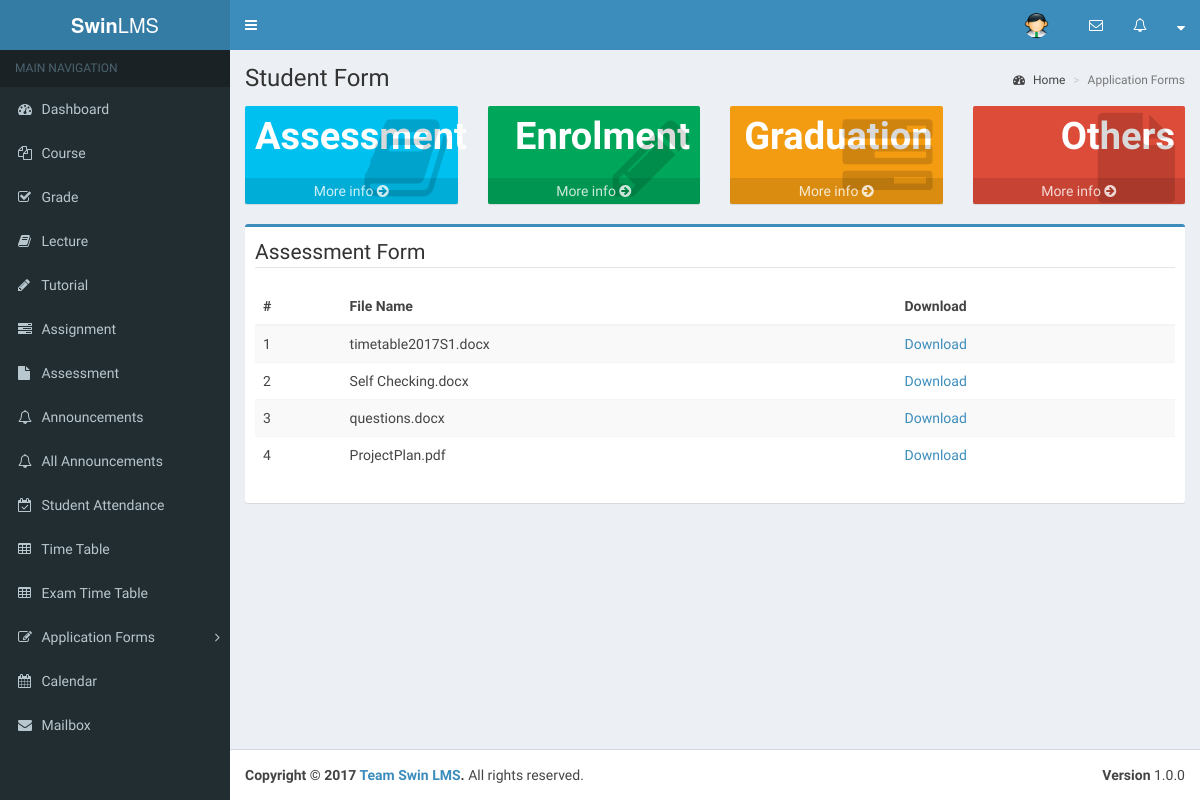
The app's page /lecturer/assessments.php, older data.
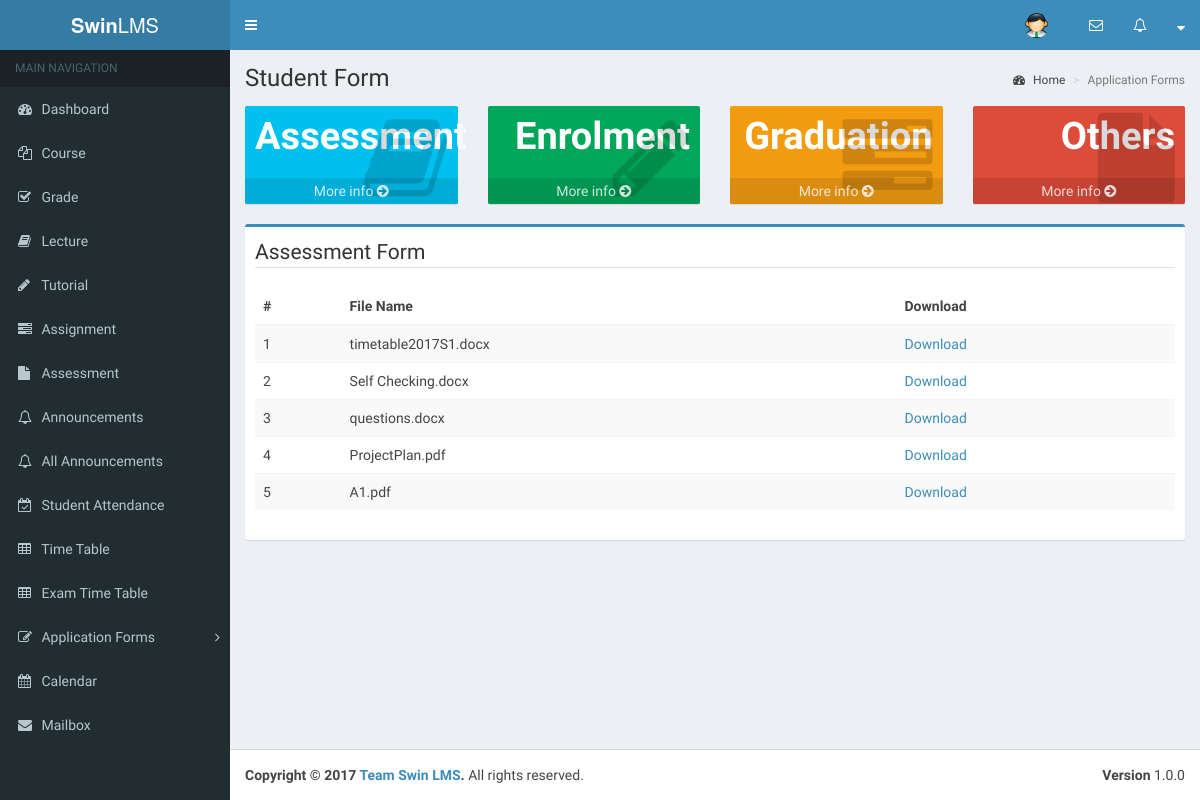
The same page, newer data.
### tables this page shows
CREATE TABLE `form` (
  `id` int(11) NOT NULL,
  `filename` varchar(65) NOT NULL,
  `created` datetime NOT NULL
);

### lecturer/assessments.php (the view, shortened to what this page needs)
<?php
require_once '../app/config.php';
$sql = "select id,filename from form";
$result = mysqli_query($con, $sql);
?>
<!DOCTYPE html>
<html>
		<?php include_once('first.php') ?>
	<body class="hold-transition skin-blue sidebar-mini">
		<?php include_once('header.php')?>
        <?php include_once('sidebar.php') ?>
          <div class="content-wrapper">
            <section class="content-header">
			  <h1>Student Form</h1>
			  <ol class="breadcrumb">
				<li><a href="dashboard.php"><i class="fa fa-dashboard"></i> Home</a></li>
				<li class="active">Application Forms</li>
			  </ol>
			</section>
            <section class="content">
              <div class="row">
                <div class="col-lg-3 col-xs-6">
				  <div class="small-box bg-aqua">
					<div class="inner text-right">
					  <h3>Assessment</h3>
					</div>
					<div class="icon">
                      <i class="fa fa-book"></i>
                    </div>
					<a href="assessments.php" class="small-box-footer">More info <i class="fa fa-arrow-circle-right"></i></a>
				  </div>
				</div>
				<div class="col-lg-3 col-xs-6">
				  <div class="small-box bg-green">
					<div class="inner text-right">
					  <h3>Enrolment</h3>
					</div>
					<div class="icon">
                      <i class="fa fa-pencil"></i>
                    </div>
					<a href="enrolment.php" class="small-box-footer">More info <i class="fa fa-arrow-circle-right"></i></a>
				  </div>
				</div>
				<div class="col-lg-3 col-xs-6">
				  <div class="small-box bg-yellow">
					<div class="inner text-right">
					  <h3>Graduation</h3>
					</div>
					<div class="icon">
                      <i class="fa fa-tasks"></i>
                    </div>
					<a href="graduation.php" class="small-box-footer">More info <i class="fa fa-arrow-circle-right"></i></a>
				  </div>
				</div>
				 <div class="col-lg-3 col-xs-6">
				  <div class="small-box bg-red">
					<div class="inner text-right">
					  <h3>Others</h3>
					</div>
					<div class="icon">
                      <i class="fa fa-file"></i>
                    </div>
					<a href="others.php" class="small-box-footer">More info <i class="fa fa-arrow-circle-right"></i></a>
				  </div>
				</div>
              </div>
              <div class="row">
                <section class="col-lg-12">
				  <div class="box box-primary">
                    <div class="box-header">
					 <legend>Assessment Form</legend>
						<table class="table table-striped table-hover">
							<thead>
								<tr>
									<th>#</th>
									<th>File Name</th>
									<th>Download</th>
								</tr>
							</thead>
							<tbody>
							<?php
							$i = 1;
							while($row = mysqli_fetch_array($result)) { ?>
							<tr>
								<td><?php echo $i++; ?></td>
								<td><?php echo $row['filename']; ?></td>
                                <td><a href="../admin/upload/uploads/assessment/<?php echo $row['filename']; ?>">Download</a></td>
							</tr>
							<?php } ?>
							</tbody>
						</table>
                </div>
            </div>
        </section>
        </div>
        </section>
        </div>
        <?php include_once('footer.php') ?>
	</body>
</html>

Row changes from the older to the newer data that the page shows:
added form: filename "A1.pdf"
